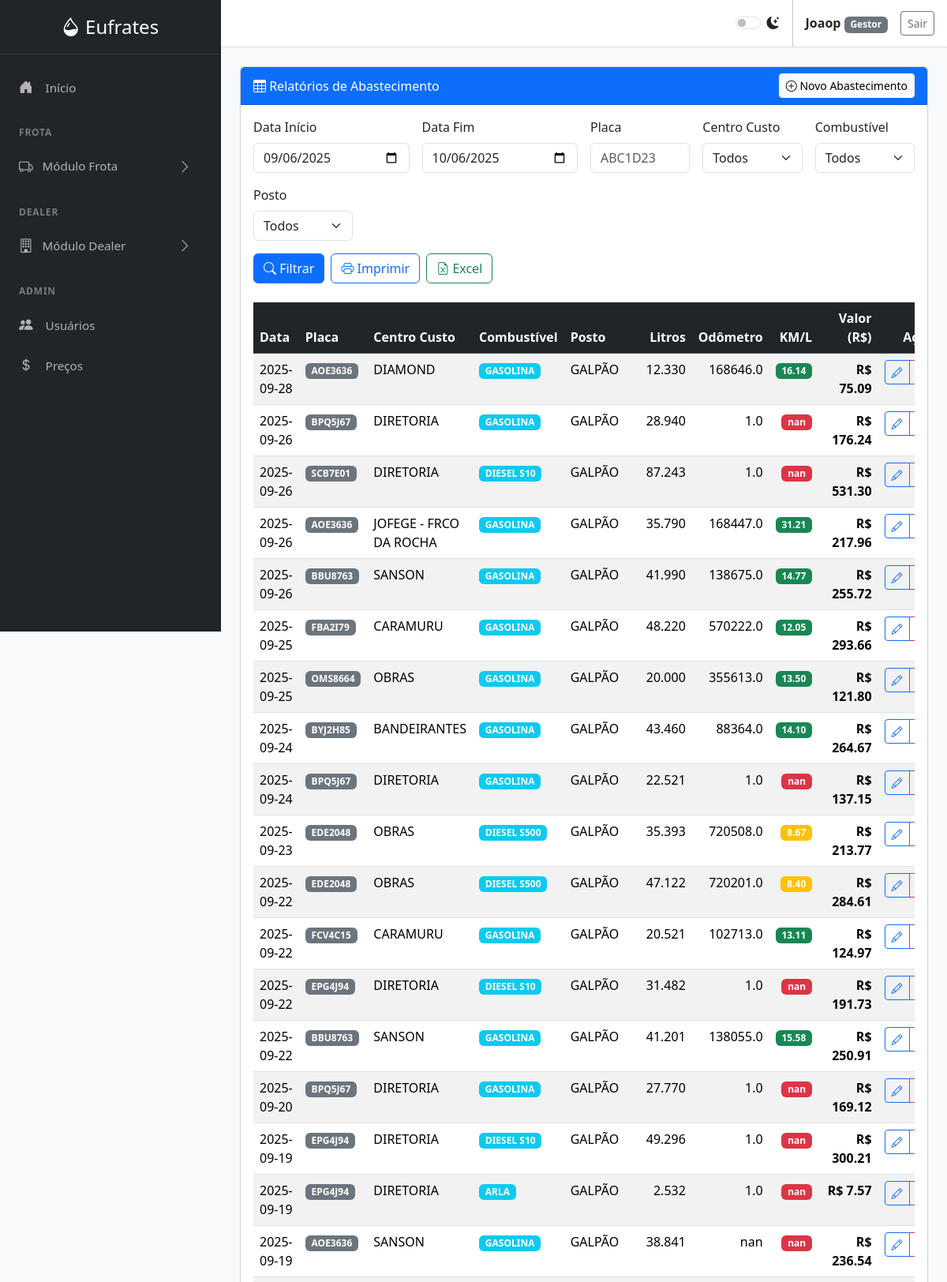
Screenshot of /relatorios (signed in, upper part) with the database file from the repository.
### tables this page shows
CREATE TABLE users (
        id INTEGER PRIMARY KEY AUTOINCREMENT,
        username TEXT NOT NULL UNIQUE,
        password_hash TEXT NOT NULL,
        role TEXT NOT NULL CHECK(role IN ('Gestor', 'Comprador', 'Padrão'))
    );

CREATE TABLE abastecimentos (id INTEGER PRIMARY KEY AUTOINCREMENT, data TEXT NOT NULL, placa TEXT NOT NULL, responsavel TEXT, litros REAL NOT NULL, desconto REAL DEFAULT 0, odometro REAL, centro_custo TEXT, combustivel TEXT, custo_por_litro REAL NOT NULL, custo_bruto REAL NOT NULL, custo_liquido REAL NOT NULL, km_rodados REAL, km_litro REAL, posto TEXT, integracao_atheris BOOLEAN DEFAULT 0, data_registro TEXT DEFAULT CURRENT_TIMESTAMP);

### app.py (the view)
@app.route('/relatorios', methods=['GET', 'POST'])
@login_required
def relatorios():
    requisicao_para_abastecer = None
    requisicao_id = request.args.get('requisicao_id', type=int)
    if requisicao_id:
        requisicao_para_abastecer = obter_requisicao_por_id(requisicao_id)
    filtros = {}
    if request.method == 'POST':
        filtros = {
            'data_inicio': request.form.get('data_inicio'),
            'data_fim': request.form.get('data_fim'),
            'placa': request.form.get('placa', '').strip() or None,
            'centro_custo': request.form.get('centro_custo', '').strip() or None,
            'combustivel': request.form.get('combustivel', '').strip() or None,
            'posto': request.form.get('posto', '').strip() or None
        }
    else: # GET
        filtros = {
            'data_inicio': request.args.get('data_inicio', (datetime.now() - timedelta(days=30)).strftime('%Y-%m-%d')),
            'data_fim': request.args.get('data_fim', datetime.now().strftime('%Y-%m-%d')),
            'placa': request.args.get('placa', '').strip() or None
        }
    try:
        df = obter_relatorio(**filtros)
        dados = df.to_dict('records')
        if request.values.get('imprimir'):
            return render_template('relatorio_impressao.html', dados=dados, filtros=filtros, data_emissao=datetime.now().strftime('%d/%m/%Y %H:%M'))
    except Exception as e:
        flash(f'Erro ao gerar relatório: {str(e)}', 'danger')
        dados = []
    filtros_para_template = {k: (v or '') for k, v in filtros.items()}
    return render_template(
        'relatorios.html',
        dados=dados,
        filtros=filtros_para_template,
        opcoes_centro_custo=obter_opcoes_filtro('centro_custo'),
        opcoes_combustivel=obter_opcoes_filtro('combustivel'),
        opcoes_posto=obter_opcoes_filtro('posto'),
        precos_combustivel=obter_precos_combustivel(),
        active_page='relatorios',
        requisicao_para_abastecer=requisicao_para_abastecer  # Envia os dados da requisição para o template
    )

### app.py (called while the page is built)
@app.before_request
def load_logged_in_user():
    user_id = session.get('user_id')
    g.user = get_user_by_id(user_id) if user_id else None

def login_required(view):
    @wraps(view)
    def wrapped_view(*args, **kwargs):
        if g.user is None:
            flash('Você precisa estar logado para acessar esta página.', 'warning')
            return redirect(url_for('login'))
        return view(*args, **kwargs)
    return wrapped_view

@app.context_processor
def inject_now():
    return {'now': datetime.now(), 'g': g}

### database.py (called while the page is built)
def get_db_connection():
    conn = sqlite3.connect('abastecimentos.db')
    conn.row_factory = sqlite3.Row
    return conn

def get_user_by_id(user_id):
    conn = get_db_connection()
    user = conn.execute('SELECT * FROM users WHERE id = ?', (user_id,)).fetchone()
    conn.close()
    return user

def obter_precos_combustivel():
    conn = get_db_connection()
    query = "SELECT combustivel, preco, data_atualizacao FROM precos_combustivel ORDER BY combustivel"
    df = pd.read_sql(query, conn)
    conn.close()
    return df.to_dict('records')

def obter_opcoes_filtro(coluna):
    conn = get_db_connection()
    query = f"SELECT DISTINCT {coluna} FROM abastecimentos WHERE {coluna} IS NOT NULL AND {coluna} != '' ORDER BY {coluna}"
    try:
        resultados = pd.read_sql(query, conn)
        return resultados[coluna].tolist()
    except Exception as e:
        print(f"Erro ao obter opções de filtro para {coluna}: {e}")
        return []
    finally:
        conn.close()

### templates/relatorios.html (shortened to what this page needs)
{% extends "base.html" %}
{% block content %}
<div class="card">
    <div class="card-header bg-primary text-white d-flex justify-content-between align-items-center">
        <div>
            <i class="bi bi-table"></i> Relatórios de Abastecimento
        </div>
        <button class="btn btn-light btn-sm" data-bs-toggle="modal" data-bs-target="#novoRegistroModal">
            <i class="bi bi-plus-circle"></i> Novo Abastecimento
        </button>
    </div>
    <div class="card-body">
        <form method="POST" action="/relatorios" class="row g-3 mb-4">
            <div class="col-md-3">
                <label class="form-label">Data Início</label>
                <input type="date" class="form-control" name="data_inicio"
                       value="{{ filtros.data_inicio if filtros else '2025-01-01' }}">
            </div>
            <div class="col-md-3">
                <label class="form-label">Data Fim</label>
                <input type="date" class="form-control" name="data_fim"
                       value="{{ filtros.data_fim if filtros else now.strftime('%Y-%m-%d') }}">
            </div>
            <div class="col-md-2">
                <label class="form-label">Placa</label>
                <input type="text" class="form-control" name="placa"
                       value="{{ filtros.placa if filtros and filtros.placa }}" placeholder="ABC1D23">
            </div>
            <div class="col-md-2">
                <label class="form-label">Centro Custo</label>
                <select class="form-select" name="centro_custo">
                    <option value="">Todos</option>
                </select>
            </div>
            <div class="col-md-2">
                <label class="form-label">Combustível</label>
                <select class="form-select" name="combustivel">
                    <option value="">Todos</option>
                </select>
            </div>
            <div class="col-md-2">
                <label class="form-label">Posto</label>
                <select class="form-select" name="posto">
                    <option value="">Todos</option>
                </select>
            </div>
            <div class="col-12">
                <div class="d-flex gap-2">
                    <button type="submit" class="btn btn-primary">
                        <i class="bi bi-search"></i> Filtrar
                    </button>
                    <button type="submit" name="imprimir" value="1" class="btn btn-outline-primary">
                        <i class="bi bi-printer"></i> Imprimir
                    </button>
                    <button type="button" class="btn btn-outline-success" onclick="exportarExcel()">
                        <i class="bi bi-file-earmark-excel"></i> Excel
                    </button>
                </div>
            </div>
        </form>
        {% if dados %}
        <div class="table-responsive">
            <table class="table table-striped table-hover" id="tabelaRelatorios">
                <thead class="table-dark">
                    <tr>
                        <th>Data</th>
                        <th>Placa</th>
                        <th>Centro Custo</th>
                        <th>Combustível</th>
                        <th>Posto</th>
                        <th class="text-end">Litros</th>
                        <th class="text-end">Odômetro</th>
                        <th class="text-end">KM/L</th>
                        <th class="text-end">Valor (R$)</th>
                        <th class="text-center">Ações</th>
                    </tr>
                </thead>
                <tbody>
                    {% for item in dados %}
                    <tr id="row-{{ item.id }}">
                        <td>{{ item.data }}</td>
                        <td><span class="badge bg-secondary">{{ item.placa }}</span></td>
                        <td>{{ item.centro_custo if item.centro_custo else '-' }}</td>
                        <td><span class="badge bg-info">{{ item.combustivel }}</span></td>
                        <td>{{ item.posto if item.posto else '-' }}</td>
                        <td class="text-end">{{ "%.3f"|format(item.litros) }}</td>
                        <td class="text-end">{{ "%.1f"|format(item.odometro) if item.odometro else '-' }}</td>
                        <td class="text-end">
                            {% if item.km_litro %}
                                <span class="badge {% if item.km_litro > 10 %}bg-success{% elif item.km_litro > 7 %}bg-warning{% else %}bg-danger{% endif %}">
                                    {{ "%.2f"|format(item.km_litro) }}
                                </span>
                            {% else %}
                                -
                            {% endif %}
                        </td>
                        <td class="text-end fw-bold">R$ {{ "%.2f"|format(item.custo_liquido) }}</td>
                        <td class="text-center">
                            <div class="btn-group btn-group-sm">
                                <button class="btn btn-outline-primary" onclick="editarRegistro({{ item.id }})"
                                        data-bs-toggle="tooltip" title="Editar">
                                    <i class="bi bi-pencil"></i>
                                </button>
                                <button class="btn btn-outline-danger" onclick="confirmarExclusao({{ item.id }})"
                                        data-bs-toggle="tooltip" title="Excluir">
                                </button>
                            </div>
                        </td>
                    </tr>
                    {% endfor %}
                </tbody>
            </table>
        </div>
        {% else %}
        <div class="text-center py-5">
            <i class="bi bi-inbox display-1 text-muted"></i>
            <p class="text-muted mt-3">Nenhum dado encontrado. Aplique os filtros ou cadastre um novo abastecimento.</p>
        </div>
        {% endif %}
    </div>
</div>
{% endblock %}

### templates/base.html (shortened to what this page needs)
<!DOCTYPE html>
<html lang="pt-BR" data-bs-theme="light">
<head>
    <link href="https://cdn.jsdelivr.net/npm/bootstrap@5.3.3/dist/css/bootstrap.min.css" rel="stylesheet">
    <link rel="stylesheet" href="https://cdn.jsdelivr.net/npm/bootstrap-icons@1.11.3/font/bootstrap-icons.min.css">
</head>
<body>
    <div class="sidebar text-white">
        <div class="sidebar-header text-center">
            <a href="{{ url_for('index') }}" class="fs-4 text-white text-decoration-none">
                <i class="bi bi-droplet-half"></i> Eufrates
            </a>
        </div>
        <ul class="nav flex-column flex-grow-1 mt-3">
            <li class="nav-item">
                <a class="nav-link {% if active_page == 'index' %}active{% endif %}" href="{{ url_for('index') }}">
                    <i class="bi bi-house-door-fill"></i> Início
                </a>
            </li>
            <div class="sidebar-heading">Frota</div>
            <li class="nav-item">
                <a class="nav-link d-flex align-items-center" data-bs-toggle="collapse" href="#frotaSubmenu" role="button" aria-expanded="false" aria-controls="frotaSubmenu">
                    <i class="bi bi-truck"></i> Módulo Frota <i class="bi bi-chevron-right arrow"></i>
                </a>
            </li>
            <div class="sidebar-heading">Dealer</div>
            <li class="nav-item">
                <a class="nav-link d-flex align-items-center" data-bs-toggle="collapse" href="#dealerSubmenu" role="button" aria-expanded="false" aria-controls="dealerSubmenu">
                    <i class="bi bi-building"></i> Módulo Dealer <i class="bi bi-chevron-right arrow"></i>
                </a>
            </li>
            {% if g.user and g.user.role in ['Administrador', 'Gestor'] %}
            <div class="sidebar-heading">Admin</div>
            <li class="nav-item">
                <a class="nav-link {% if active_page == 'user_management' %}active{% endif %}" href="{{ url_for('user_management') }}">
                    <i class="bi bi-people-fill"></i> Usuários
                </a>
            </li>
            <li class="nav-item">
                <a class="nav-link {% if active_page == 'reajuste_combustiveis' %}active{% endif %}" href="{{ url_for('reajuste_combustiveis') }}">
                    <i class="bi bi-currency-dollar"></i> Preços
                </a>
            </li>
            {% endif %}
        </ul>
    </div>
    <div class="main-content">
        <nav class="top-nav px-3 d-flex align-items-center justify-content-end">
            <div class="form-check form-switch me-3">
                <input class="form-check-input" type="checkbox" role="switch" id="themeSwitcher">
                <label class="form-check-label" for="themeSwitcher"><i class="bi bi-moon-stars-fill"></i></label>
            </div>
            {% if g.user %}
                <div class="px-3">
                    <span class="fw-bold">{{ g.user.username }}</span>
                    <span class="badge text-bg-secondary">{{ g.user.role }}</span>
                </div>
                <a href="{{ url_for('logout') }}" class="btn btn-outline-secondary btn-sm">Sair</a>
            {% endif %}
        </nav>
        <main class="page-content">
            {% block content %}{% endblock %}
        </main>
    </div>
</body>
</html>

### templates/base.html (style rules this page uses)
:root { --sidebar-width: 280px; }
body { display: flex; background-color: var(--bs-tertiary-bg); }
.sidebar { width: var(--sidebar-width); height: 100vh; position: fixed; top: 0; left: 0; display: flex; flex-direction: column; background-color: #212529; border-right: 1px solid var(--bs-border-color-translucent); overflow-y: auto; }
.main-content { margin-left: var(--sidebar-width); width: calc(100% - var(--sidebar-width)); }
.top-nav { background-color: var(--bs-body-bg); border-bottom: 1px solid var(--bs-border-color); min-height: 60px; box-shadow: 0 1px 3px rgba(0,0,0, .04); }
.page-content { padding: 1.5rem; }
.sidebar-header { padding: 1rem 1.5rem; border-bottom: 1px solid rgba(255, 255, 255, 0.1); }
.sidebar .nav-link { color: rgba(255, 255, 255, 0.65); font-size: 0.95rem; padding: 0.75rem 1.5rem; }
.sidebar .nav-link .bi { margin-right: 0.75rem; font-size: 1.1rem; }
.sidebar .nav-link[data-bs-toggle="collapse"] .arrow { margin-left: auto; transition: transform 0.2s ease-in-out; }
.sidebar-heading { font-size: .75rem; text-transform: uppercase; letter-spacing: .05rem; font-weight: 600; color: rgba(255, 255, 255, 0.4); padding: 1.5rem 1.5rem 0.5rem; }

### rows the page displays
users: user.username "Joaop", user.role "Gestor"
abastecimentos: data "2025-09-28", placa "AOE3636", centro_custo "DIAMOND", combustivel "GASOLINA", posto "GALPÃO", litros "12.330", odometro "168646.0", km_litro "16.14", custo_liquido "75.09"
abastecimentos: data "2025-09-26", placa "BPQ5J67", centro_custo "DIRETORIA", combustivel "GASOLINA", posto "GALPÃO", litros "28.940", odometro "1.0", km_litro "nan", custo_liquido "176.24"
abastecimentos: data "2025-09-26", placa "SCB7E01", centro_custo "DIRETORIA", combustivel "DIESEL S10", posto "GALPÃO", litros "87.243", odometro "1.0", km_litro "nan", custo_liquido "531.30"
abastecimentos: data "2025-09-26", placa "AOE3636", centro_custo "JOFEGE - FRCO DA ROCHA", combustivel "GASOLINA", posto "GALPÃO", litros "35.790", odometro "168447.0", km_litro "31.21", custo_liquido "217.96"
abastecimentos: data "2025-09-26", placa "BBU8763", centro_custo "SANSON", combustivel "GASOLINA", posto "GALPÃO", litros "41.990", odometro "138675.0", km_litro "14.77", custo_liquido "255.72"
abastecimentos: data "2025-09-25", placa "FBA2I79", centro_custo "CARAMURU", combustivel "GASOLINA", posto "GALPÃO", litros "48.220", odometro "570222.0", km_litro "12.05", custo_liquido "293.66"
abastecimentos: data "2025-09-25", placa "OMS8664", centro_custo "OBRAS", combustivel "GASOLINA", posto "GALPÃO", litros "20.000", odometro "355613.0", km_litro "13.50", custo_liquido "121.80"
abastecimentos: data "2025-09-24", placa "BYJ2H85", centro_custo "BANDEIRANTES", combustivel "GASOLINA", posto "GALPÃO", litros "43.460", odometro "88364.0", km_litro "14.10", custo_liquido "264.67"
abastecimentos: data "2025-09-24", placa "BPQ5J67", centro_custo "DIRETORIA", combustivel "GASOLINA", posto "GALPÃO", litros "22.521", odometro "1.0", km_litro "nan", custo_liquido "137.15"
abastecimentos: data "2025-09-23", placa "EDE2048", centro_custo "OBRAS", combustivel "DIESEL S500", posto "GALPÃO", litros "35.393", odometro "720508.0", km_litro "8.67", custo_liquido "213.77"
abastecimentos: data "2025-09-22", placa "EDE2048", centro_custo "OBRAS", combustivel "DIESEL S500", posto "GALPÃO", litros "47.122", odometro "720201.0", km_litro "8.40", custo_liquido "284.61"
abastecimentos: data "2025-09-22", placa "FCV4C15", centro_custo "CARAMURU", combustivel "GASOLINA", posto "GALPÃO", litros "20.521", odometro "102713.0", km_litro "13.11", custo_liquido "124.97"
abastecimentos: data "2025-09-22", placa "EPG4J94", centro_custo "DIRETORIA", combustivel "DIESEL S10", posto "GALPÃO", litros "31.482", odometro "1.0", km_litro "nan", custo_liquido "191.73"
abastecimentos: data "2025-09-22", placa "BBU8763", centro_custo "SANSON", combustivel "GASOLINA", posto "GALPÃO", litros "41.201", odometro "138055.0", km_litro "15.58", custo_liquido "250.91"
abastecimentos: data "2025-09-20", placa "BPQ5J67", centro_custo "DIRETORIA", combustivel "GASOLINA", posto "GALPÃO", litros "27.770", odometro "1.0", km_litro "nan", custo_liquido "169.12"
abastecimentos: data "2025-09-19", placa "EPG4J94", centro_custo "DIRETORIA", combustivel "DIESEL S10", posto "GALPÃO", litros "49.296", odometro "1.0", km_litro "nan", custo_liquido "300.21"
abastecimentos: data "2025-09-19", placa "EPG4J94", centro_custo "DIRETORIA", combustivel "ARLA", posto "GALPÃO", litros "2.532", odometro "1.0", km_litro "nan", custo_liquido "7.57"
abastecimentos: data "2025-09-19", placa "AOE3636", centro_custo "SANSON", combustivel "GASOLINA", posto "GALPÃO", litros "38.841", odometro "nan", km_litro "nan", custo_liquido "236.54"
